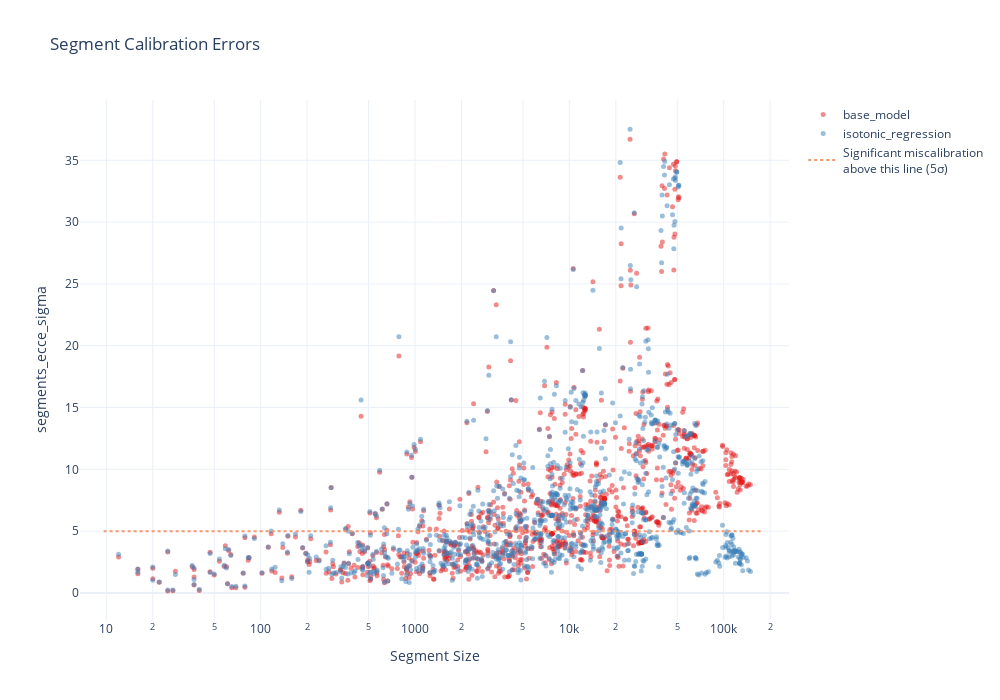

Here is the notebook cell this chart was saved with:
### Markdown cell above
Although isotonic regression nearly perfected global calibration, at least one segment still shows substantial miscalibration. The MCE after applying isotonic regression is almost as large as for the base model, and the sigma scale confirms this error is highly statistically significant.

To visualize calibration error across all segments considered by the MCE, we use `plot_segment_calibration_errors` to show ECCE σ for each segment. We compute plots for each score separately, then combine them with the helper function `combine_segment_calibration_plots`.

### Code cell
segment_ecce_plots = {}

segment_ecce_plots["base_model"] = plotting.plot_segment_calibration_errors(
    mce=mce_base_model,
    quantity="segments_ecce_sigma",
).update_layout(width=700)

segment_ecce_plots["isotonic_regression"] = plotting.plot_segment_calibration_errors(
    mce=mce_isotonic_regression,
    quantity="segments_ecce_sigma",
).update_layout(width=700)

combine_segment_calibration_plots(
    segment_plots=segment_ecce_plots,
    quantity="segments_ecce_sigma",
).update_layout(height=700, width=1000)

### Figure 1 — Plotly figure (JSON) as saved in the notebook; plotly's stock layout.template omitted (floating-point values rounded to 4 significant figures; data arrays with more than 128 entries replaced by an {"elided": "..."} marker saying what was removed)
{"data": [{"customdata": {"elided": "1000x16 mixed values"}, "hovertemplate": "<b>base_model</b><br>Segment Size: %{x}<br>segments_ecce_sigma: %{y}<br>MAR=%{customdata[0]}<br>RELP=%{customdata[1]}<br>CIT=%{customdata[2]}<br>MIG=%{customdata[3]}<br>MIL=%{customdata[4]}<br>ANC=%{customdata[5]}<br>RAC1P=%{customdata[6]}<br>DIS=%{customdata[7]}<br>ESP=%{customdata[8]}<br>NATIVITY=%{customdata[9]}<br>DEAR=%{customdata[10]}<br>DEYE=%{customdata[11]}<br>DREM=%{customdata[12]}<br>SEX=%{customdata[13]}<br>AGEP=%{customdata[14]}<extra></extra>", "marker": {"color": "rgb(228,26,28)", "opacity": 0.5, "size": 5}, "mode": "markers", "name": "base_model", "type": "scatter", "x": {"elided": "1000 int values"}, "y": {"elided": "1000 float values"}}, {"customdata": {"elided": "1000x16 mixed values"}, "hovertemplate": "<b>isotonic_regression</b><br>Segment Size: %{x}<br>segments_ecce_sigma: %{y}<br>MAR=%{customdata[0]}<br>RELP=%{customdata[1]}<br>CIT=%{customdata[2]}<br>MIG=%{customdata[3]}<br>MIL=%{customdata[4]}<br>ANC=%{customdata[5]}<br>RAC1P=%{customdata[6]}<br>DIS=%{customdata[7]}<br>ESP=%{customdata[8]}<br>NATIVITY=%{customdata[9]}<br>DEAR=%{customdata[10]}<br>DEYE=%{customdata[11]}<br>DREM=%{customdata[12]}<br>SEX=%{customdata[13]}<br>AGEP=%{customdata[14]}<extra></extra>", "marker": {"color": "rgb(55,126,184)", "opacity": 0.5, "size": 5}, "mode": "markers", "name": "isotonic_regression", "type": "scatter", "x": {"elided": "1000 int values"}, "y": {"elided": "1000 float values"}}, {"hoverinfo": "skip", "line": {"color": "rgba(247, 152, 111, 1)", "dash": "dot", "width": 2}, "mode": "lines", "name": "Significant miscalibration</br></br>above this line (5σ)", "showlegend": true, "type": "scatter", "x": [9.6, 178800.0], "y": [5, 5]}], "layout": {"height": 700, "legend": {"orientation": "v", "x": 1.02, "xanchor": "left", "y": 1, "yanchor": "top"}, "margin": {"r": 150}, "title": {"text": "Segment Calibration Errors"}, "width": 1000, "xaxis": {"title": {"text": "Segment Size"}, "type": "log"}, "yaxis": {"title": {"text": "segments_ecce_sigma"}}}}
